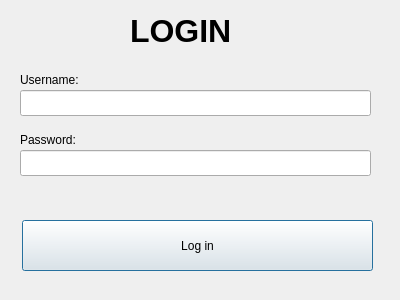
<?xml version="1.0" encoding="UTF-8"?>
<ui version="4.0">
 <class>LoginForm</class>
 <widget class="QDialog" name="LoginForm">
  <property name="geometry">
   <rect>
    <x>0</x>
    <y>0</y>
    <width>400</width>
    <height>300</height>
   </rect>
  </property>
  <property name="windowTitle">
   <string>Login</string>
  </property>
  <property name="windowIcon">
   <iconset theme="applications-internet"/>
  </property>
  <widget class="QLabel" name="label">
   <property name="geometry">
    <rect>
     <x>130</x>
     <y>10</y>
     <width>121</width>
     <height>41</height>
    </rect>
   </property>
   <property name="font">
    <font>
     <pointsize>24</pointsize>
     <bold>true</bold>
    </font>
   </property>
   <property name="text">
    <string>LOGIN</string>
   </property>
  </widget>
  <widget class="QLineEdit" name="lineEdit_EnterUsername">
   <property name="geometry">
    <rect>
     <x>20</x>
     <y>90</y>
     <width>351</width>
     <height>26</height>
    </rect>
   </property>
  </widget>
  <widget class="QLineEdit" name="lineEdit_EnterPassword">
   <property name="geometry">
    <rect>
     <x>20</x>
     <y>150</y>
     <width>351</width>
     <height>26</height>
    </rect>
   </property>
   <property name="inputMethodHints">
    <set>Qt::ImhHiddenText</set>
   </property>
  </widget>
  <widget class="QLabel" name="label_2">
   <property name="geometry">
    <rect>
     <x>20</x>
     <y>70</y>
     <width>81</width>
     <height>20</height>
    </rect>
   </property>
   <property name="text">
    <string>Username:</string>
   </property>
  </widget>
  <widget class="QLabel" name="label_3">
   <property name="geometry">
    <rect>
     <x>20</x>
     <y>130</y>
     <width>91</width>
     <height>20</height>
    </rect>
   </property>
   <property name="text">
    <string>Password:</string>
   </property>
  </widget>
  <widget class="QPushButton" name="pushButton_Login">
   <property name="geometry">
    <rect>
     <x>22</x>
     <y>220</y>
     <width>351</width>
     <height>51</height>
    </rect>
   </property>
   <property name="text">
    <string>Log in</string>
   </property>
  </widget>
 </widget>
 <resources/>
 <connections/>
</ui>
